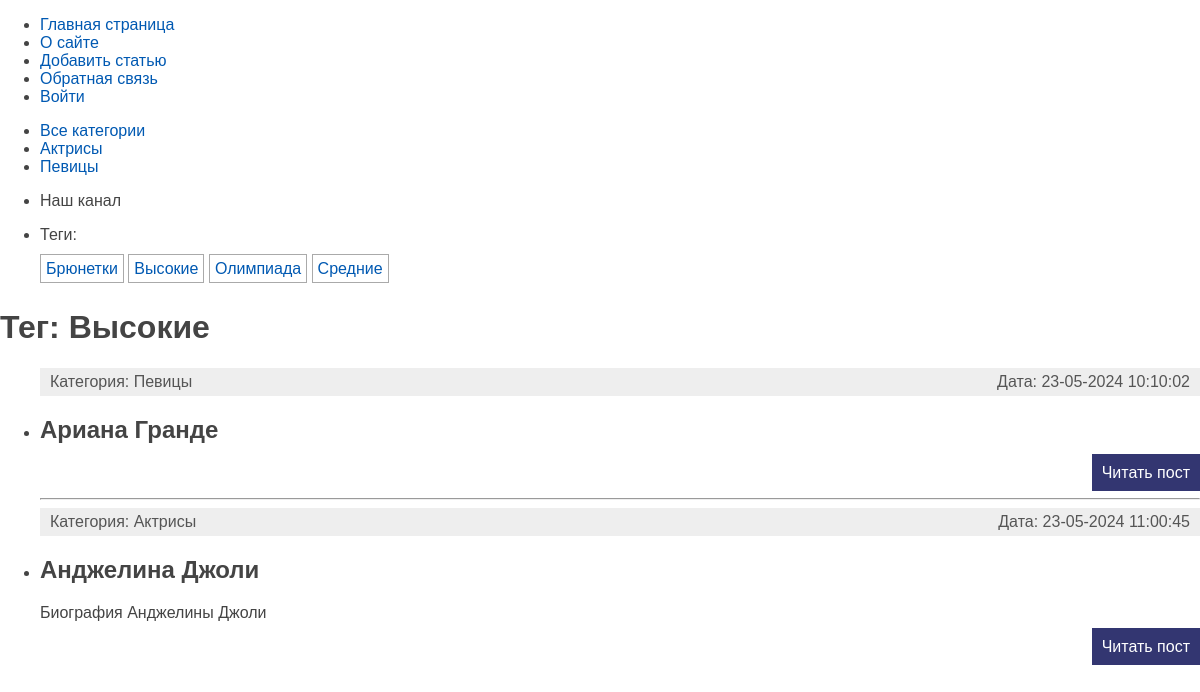
The page /tag/visokie/ on the database its author committed.
### women/models.py (models this page shows, shortened)
class Category(models.Model):
    name = models.CharField(max_length=100, db_index=True, verbose_name = 'Категория')
    slug = models.SlugField(max_length=255, unique=True, db_index=True)
    class Meta:
        verbose_name = 'Категория'
        verbose_name_plural = 'Категории'
    def get_absolute_url(self):
        return reverse("category", kwargs={"cat_slug": self.slug})

class TagPost(models.Model):
    tag = models.CharField(max_length=100, db_index=True)
    slug = models.SlugField(max_length=255, unique=True, db_index=True)
    def get_absolute_url(self):
        return reverse("tag", kwargs={"tag_slug": self.slug})

class Women(models.Model):
    class Status(models.IntegerChoices):
        DRAFT = 0, "Черновик"
        PUBLISHED = 1, "Опубликовано"
    title = models.CharField(max_length=255, verbose_name='Заголовок')
    slug = models.SlugField(max_length=255, unique=True, db_index=True, verbose_name='Slug')
    content = models.TextField(blank=True, verbose_name='Текст статьи')
    time_create = models.DateTimeField(auto_now_add=True, verbose_name='Время создания')
    time_update = models.DateTimeField(auto_now=True, verbose_name='Время изменения')
    is_published = models.BooleanField(choices=tuple(map(lambda x: (bool(x[0]), x[1]), Status.choices)),
                                       default=Status.DRAFT, verbose_name='Статус')
    cat = models.ForeignKey('Category', on_delete=models.PROTECT, related_name='posts', verbose_name='Категория')
    tags = models.ManyToManyField('TagPost', blank=True, related_name='tags', verbose_name='Теги')
    husband = models.OneToOneField('Husband', on_delete=models.SET_NULL, null=True,
                                   blank=True, related_name='wuman', verbose_name='Муж')
    objects = models.Manager()
    published = PublishedManager()
    class Meta:
        verbose_name = 'Известные женщины'
        verbose_name_plural = 'Известные женщины'
        ordering = ['-time_create']
        indexes = [
            models.Index(fields=['-time_create'])
        ]
    def get_absolute_url(self):
        return reverse("post", kwargs={"post_slug": self.slug})

### women/views.py (the view)
# urls.py: path('tag/<slug:tag_slug>/', views.show_tag_postlist, name='tag'),
def show_tag_postlist(request, tag_slug):
    tag = get_object_or_404(TagPost, slug=tag_slug)
    posts = tag.tags.filter(is_published=Women.Status.PUBLISHED).select_related('cat')
    data = {
        'title': f'Тег: {tag.tag}',
        'menu': menu,
        'posts': posts,
        'cat_selected': None,
    }
    return render(request, 'women/index.html', context=data)

### women/templatetags/women_tags.py (called while the page is built)
@register.inclusion_tag('women/list_categories.html')
def show_categories(cat_selected=0):
    cats = Category.objects.annotate(total=Count('posts')).filter(total__gt=0)
    return {"cats": cats, 'cat_selected': cat_selected}

@register.inclusion_tag('women/list_tags.html')
def show_all_tags():
    return {"tags": TagPost.objects.annotate(total=Count("tags")).filter(total__gt=0)}

### women/templates/women/index.html (shortened to what this page needs)
{% extends "base.html" %} {% block content %}
<h1>{{ title }}</h1>
<ul class="list-article">
  {% for p in posts %}
  <li>
    <div class="article-panel">
      <p class="first">Категория: {{p.cat.name}}</p>
      <p class="last">Дата: {{p.time_update|date:"d-m-Y H:i:s"}}</p>
    </div>
    <h2>{{ p.title }}</h2>
    {% autoescape off %}
    <p>{{ p.content|linebreaks|truncatewords:20 }}</p>
    {% endautoescape %}
    <p class="link-read-post">
      <a href="{{ p.get_absolute_url }}">Читать пост</a>
    </p>
    {% if not forloop.last %}
    <hr />
  </li>
  {% endif %} {% endfor %}
</ul>
{% endblock %}

### women/templates/women/list_categories.html
{% for cat in cats %} {% if cat.id == cat_selected %}
<li class="selected">{{cat.name}}</li>
{% else %}
<li><a href="{{ cat.get_absolute_url }}">{{cat.name}}</a></li>
{% endif %} {% endfor %}

### women/templates/women/list_tags.html
{% if tags %}
<p>Теги:</p>
<ul class="tags-list">
  {% for t in tags %}
  <li><a href="{{t.get_absolute_url}}">{{t.tag}}</a></li>
  {% endfor %}
</ul>
{% endif %}

### women/static/women/css/styles.css (style rules this page uses)
html, body { font-family: "Arial"; margin: 0; padding: 0; height: 100%; width: 100%; color: #444; }
a { color: #0059b2; text-decoration: none; }
p.link-read-post { text-align: right; }
p.link-read-post a { padding: 10px; min-width: 100px; background: #333671; color: #fff; text-decoration: none; }
div.article-panel { background: #eee; padding: 5px 10px 5px 10px; box-sizing: border-box; overflow: hidden; color: #555; }
div.article-panel p.first { margin: 0; float: left; }
div.article-panel p.last { margin: 0; float: right; }
ul.tags-list { width: 100%; margin: 0; padding: 0; list-style: none; }
ul.tags-list li { margin: 0; padding: 0 0 10px; display: inline-block; }
ul.tags-list li a { padding: 5px; font-size: 16px; border: 1px solid #aaa; }

### rows shown on the page
Category: name "Актрисы"
Category: name "Певицы"
TagPost: tag "Брюнетки"
TagPost: tag "Высокие"
TagPost: tag "Олимпиада"
TagPost: tag "Средние"
Women: cat.name "Певицы", time_update "23-05-2024 10:10:02", title "Ариана Гранде"
Women: cat.name "Актрисы", time_update "23-05-2024 11:00:45", title "Анджелина Джоли", content "Биография Анджелины Джоли"

### other values the page prints
{{ m.title }} "О сайте" "Добавить статью" "Обратная связь" "Войти"
{{ title }} "Тег: Высокие"
